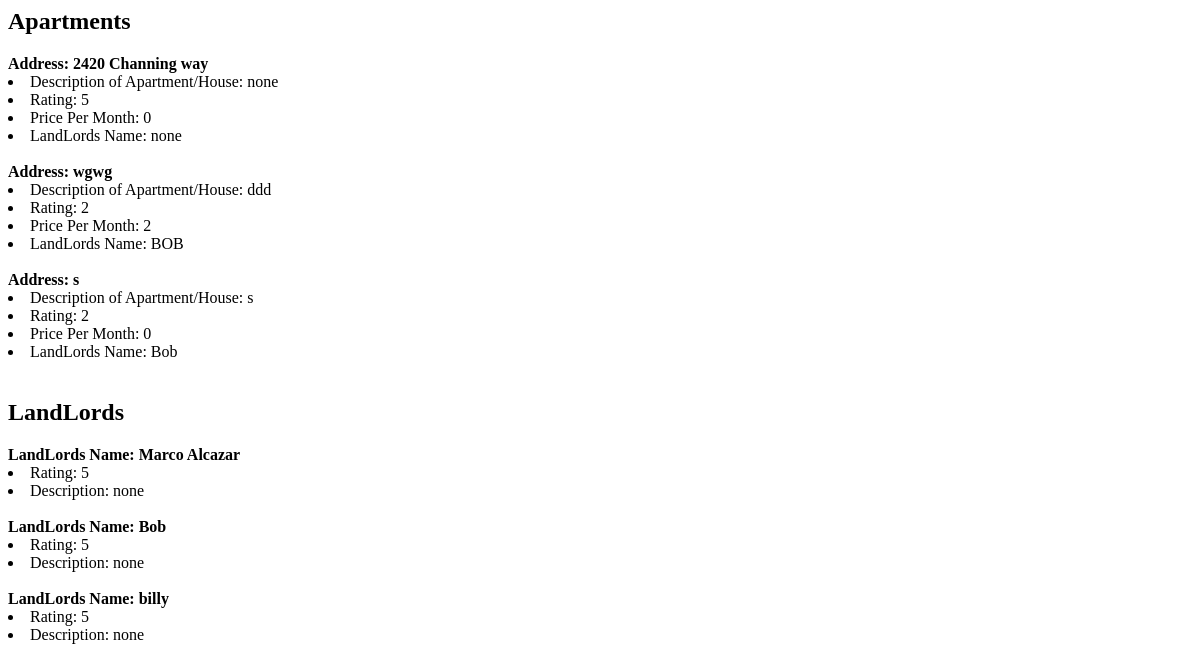
Before: /apartmentss/ with the older database file.
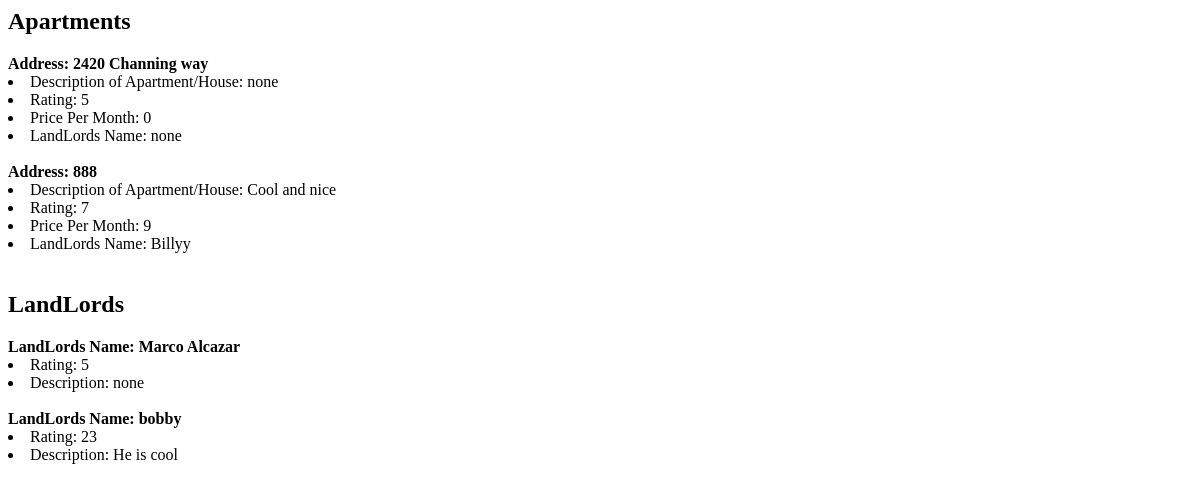
After: the same page with the newer database file.
### myapp/models.py (models this page shows)
class Housing(models.Model):
    Address = models.CharField(max_length=50)
    Description = models.CharField(max_length = 250, default="")
    Rating = models.IntegerField(default = "", validators=[MinValueValidator(1), MaxValueValidator(5)])
    Price = models.IntegerField(default="")
    LandLord = models.CharField(max_length = 200, default = "")

class Landlord(models.Model):
    FullName= models.CharField(max_length = 60, default = "")
    Rating = models.IntegerField(default = "", validators=[MinValueValidator(1), MaxValueValidator(5)])
    Description = models.CharField(max_length = 250, default = "")

### myapp/views.py (the view)
# urls.py: path("apartmentss/", apartmentss.as_view(), name = "apartmentss"),
class apartmentss(ListView):
    template_name = 'myapp/apartmentss.html'
    model = Housing
    context_object_name = 'apartmentss'
    queryset = Housing.objects.all()
    def get_context_data(self, **kwargs):
        context = super().get_context_data(**kwargs)
        context['Landlords'] = Landlord.objects.all()  # Add queryset for landlords to the context
        return context

### myapp/templates/myapp/apartmentss.html (shortened to what this page needs)
{% block content %}
        <h2>Apartments</h2>
        {% for house in apartmentss %}
            <strong> Address: {{ house.Address }}</strong>
            <u1>
                <li> Description of Apartment/House:  {{ house.Description }}</li>
                <li> Rating: {{ house.Rating }}</li>
                <li> Price Per Month: {{ house.Price }}</li>
                <li> LandLords Name: {{ house.LandLord }}</li>
            </u1>
        {% endfor %}
                    <h2>LandLords</h2>
        {% for landlord in Landlords %}
            <strong>LandLords Name: {{ landlord.FullName }}</strong>
            <u1>
                <li> Rating: {{ landlord.Rating }}</li>
                <li> Description: {{ landlord.Description }}</li>
            </u1>
        {% endfor %}
{% endblock %}

Changed rows visible on the page:
removed Housing: Address "wgwg", Description "ddd", Rating "2", Price "2", LandLord "BOB"
removed Housing: Address "s", Description "s", Rating "2", Price "0", LandLord "Bob"
removed Landlord: FullName "Bob", Rating "5", Description "none"
removed Landlord: FullName "billy", Rating "5", Description "none"
added Housing: Address "888", Description "Cool and nice", Rating "7", Price "9", LandLord "Billyy"
added Landlord: FullName "bobby", Rating "23", Description "He is cool"
